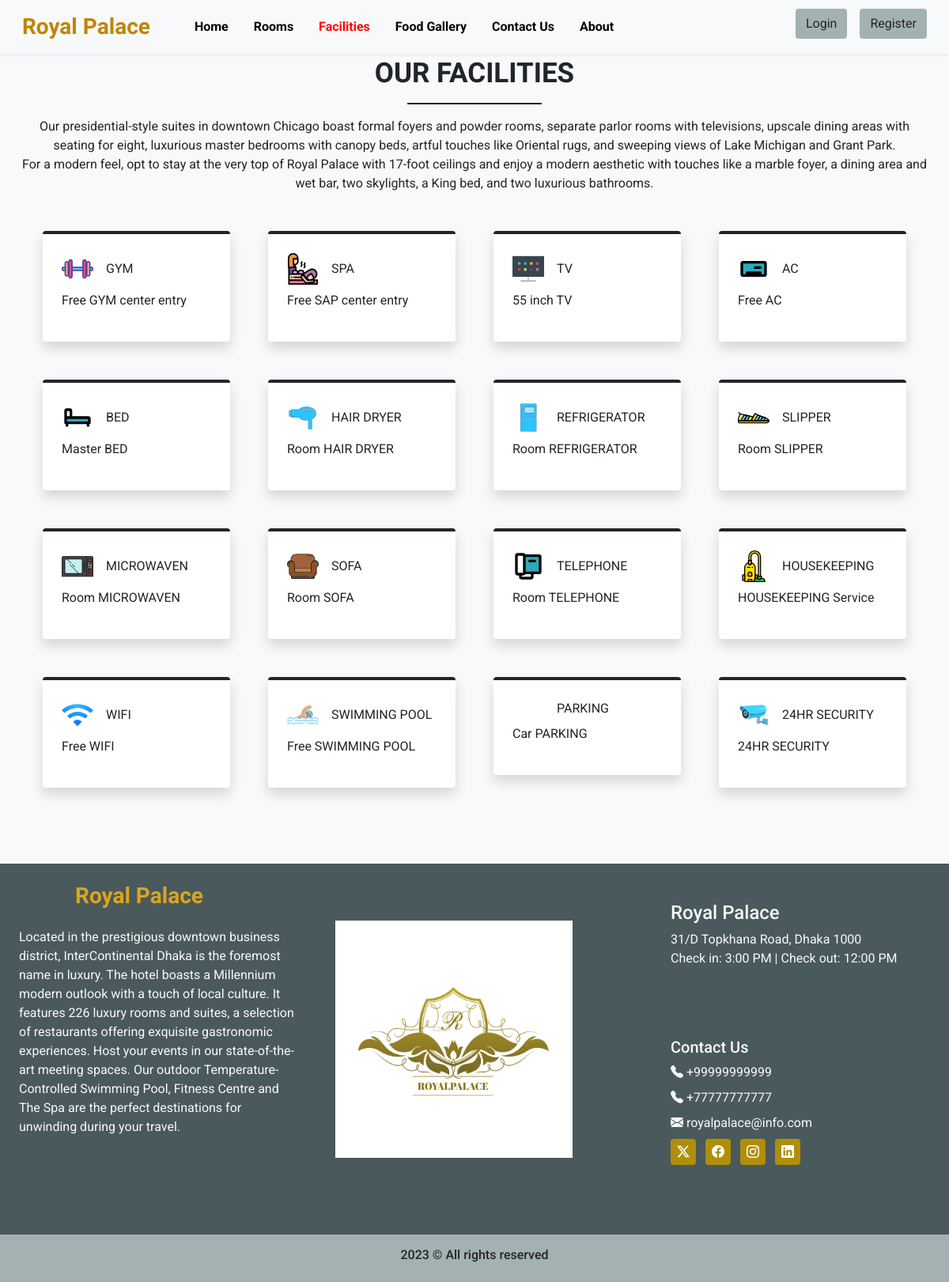
Screenshot of /facilities.php with the database file from the repository.
### tables this page shows
CREATE TABLE `settings` (
  `sr_no` int(11) NOT NULL,
  `site_title` varchar(150) NOT NULL,
  `site_about` varchar(600) NOT NULL,
  `shutdown` tinyint(1) NOT NULL
);

CREATE TABLE `facilities` (
  `id` int(11) NOT NULL,
  `icon` varchar(100) NOT NULL,
  `name` varchar(100) NOT NULL,
  `description` varchar(300) NOT NULL
);

CREATE TABLE `contact_details` (
  `sr_no` int(11) NOT NULL,
  `address` varchar(150) NOT NULL,
  `gmap` varchar(300) NOT NULL,
  `pn-1` bigint(20) NOT NULL,
  `pn-2` bigint(20) NOT NULL,
  `email` varchar(100) NOT NULL,
  `tw` varchar(150) NOT NULL,
  `fb` varchar(150) NOT NULL,
  `insta` varchar(150) NOT NULL,
  `li` varchar(150) NOT NULL,
  `iframe` varchar(500) NOT NULL
);

### admin/inc/db_config.php (called while the page is built, shortened)
<?php
if (!function_exists('selectAll')) {
    function selectAll($table) {
        $con = $GLOBALS['con'];
        $res = mysqli_query($con,"SELECT * FROM $table");
        return $res;
    }
}
if (!function_exists('select')) {
    function select($sql, $values, $datatypes)
    {
        $con = $GLOBALS['con'];
        if ($stmt = mysqli_prepare($con, $sql)) {
            mysqli_stmt_bind_param($stmt, $datatypes, ...$values);
            if (mysqli_stmt_execute($stmt)) {
                $res = mysqli_stmt_get_result($stmt);
                return $res;
            } else {
                mysqli_stmt_close($stmt);
                die("Query cannot be executed - Select");
            }
        } else {
            die("Query cannot be prepared - Select");
        }
    }
}
?>

### facilities.php (the view, shortened to what this page needs)
<!DOCTYPE html>
<html lang="en">
<head>
    <?php require('inc/links.php');?>
    <link rel="stylesheet"href="https://cdn.jsdelivr.net/npm/swiper@10/swiper-bundle.min.css"/>
    <?php require('inc/links.php');?>
</head>
<body class="bg-light">
    <?php require('inc/header.php');?>
    <div class="my-5 px-4">
        <h5 class="mt-5 pt-4 mb-3 text-center fw-bold h-font font-2">OUR FACILITIES</h5>
        <div class="h-line bg-dark"></div>
        <p class="text-center mt-3">
            Our presidential-style suites in downtown Chicago boast formal foyers and powder rooms, separate parlor rooms with televisions, upscale dining areas with seating for eight, luxurious master bedrooms with canopy beds, artful touches like Oriental rugs, and sweeping views of Lake Michigan and Grant Park.
            <br> For a modern feel, opt to stay at the very top of Royal Palace with 17-foot ceilings and enjoy a modern aesthetic with touches like a marble foyer, a dining area and wet bar, two skylights, a King bed, and two luxurious bathrooms.
        </p>
    </div>
    <div class="container">
        <div class="row">
            <?php
                $res = selectAll('facilities');
                $path = FACILITIES_IMG_PATH;
                while($row = mysqli_fetch_assoc($res)){
                    echo<<<data
                        <div class="col-lg-3 col-mb-3 mb-5 px-4">
                            <div class=" bg-white rounded shadow p-4 border-top border-4 border-dark align-items-center pop">
                                <div class="d-flex align-items-center mb-2">
                                    <img src="$path$row[icon]" width="40px" alt="">
                                    <WIFI class="m-0 ms-3">$row[name]</h5>
                                </div>
                                <p>$row[description]</p>
                            </div>
                        </div>
                    data;
                }
            ?>
        </div>
    </div>
    <?php require('inc/footer.php');?>
</body>
</html>

### inc/header.php (shortened to what this page needs)
<?php
    require ('admin/inc/db_config.php');
    $contact_q = "SELECT * FROM `contact_details` WHERE `sr_no`=?";
    $setting_q = "SELECT * FROM `settings` WHERE `sr_no`=?";
    $values = [1];
    $contact_r = mysqli_fetch_assoc(select($contact_q,$values,'i'));
    $setting_q = mysqli_fetch_assoc(select($setting_q,$values,'i'));
?>
<section>
    <div>
        <nav id="nav_bar" class="navbar navbar-expand-lg fixed-top navbar-light bg-light px-lg-3 py-lg-2 shadow-sm" data-spy="affix" data-offset-top="197">
            <div class="container-fluid">
            <a class="navbar-brand me-5 fw-bold fs-3  h-font" style="color: #C18506;" href="index.php"><?php echo $setting_q['site_title'] ?></a>
            <div class="collapse navbar-collapse" id="navbarSupportedContent">
                <ul class="navbar-nav me-auto mb-2 mb-lg-0">
                <li class="nav-item">
                    <a class="nav-link me-3" href="index.php">Home</a>
                </li>
                <li class="nav-item">
                    <a class="nav-link me-3" href="rooms.php">Rooms</a>
                </li>
                <li class="nav-item">
                    <a class="nav-link me-3" href="facilities.php">Facilities</a>
                </li>
                <li class="nav-item">
                    <a class="nav-link me-3" href="food.php">Food Gallery</a>
                </li>
                <li class="nav-item">
                    <a class="nav-link me-3" href="contact.php">Contact Us</a>
                </li>
                <li class="nav-item">
                    <a class="nav-link me-3" href="about.php">About</a>
                </li>
                </ul>
                <div class="d-flex">
                    <?php
                    if (isset($_SESSION['login']) && $_SESSION['login']==true)
                    {
                        echo<<<data
                            <div class="btn-group">
                              <button type="button" class="btn btn-secondary shadow-none dropdown-toggle" data-bs-toggle="dropdown" data-bs-display="static" aria-expanded="false">
                                $_SESSION[uName]
                              </button>
                              <ul class="dropdown-menu dropdown-menu-lg-end">
                                <li><a class="dropdown-item" href="logout.php">LOGOUT</a></li>
                              </ul>
                            </div>
                        data;
                    }
                    else{
                       echo<<<data
                            <button type='Button' class='btn bg-6 mb-lg-2 shadow-none me-3' data-bs-toggle='modal' data-bs-target='#loginmodal'>
                            Login
                            </button>
                            <button type='Button' class='btn bg-6 mb-lg-2 shadow-none ' data-bs-toggle='modal' data-bs-target='#registermodal'>
                            Register
                            </button>
                       data;
                    }
                    ?>
            </div>
            </div>
        </nav>
    </div>
</section>

### inc/footer.php (shortened to what this page needs)
<?php
$setting_q = "SELECT * FROM `settings` WHERE `sr_no`=?";
$values = [1];
$setting_q = mysqli_fetch_assoc(select($setting_q,$values,'i'));
?>
<section>
        <div class="container-fluid bg-4 mt-5">
            <div class="row">
                <div class="col-lg-4 p-4">
                    <h5 class="me-5 fw-bold fs-3 h-font text-center mb-2" style="color: goldenrod;" ><?php echo$setting_q['site_title']?></h5>
                    <p class="text-light mb-3 text-left mt-4"><?php echo$setting_q['site_about']?> </p>
                </div>
                <div class="col-lg-4 p-4 mt-5">
                    <img class="items-center" src="images/logo/7.jpg" width="300px" height="300px">
                </div>
                <div class="col-lg-4 p-4">
                <div class=" text-light p-4 rounded mb-4">
                        <h4>Royal Palace</h4>
                        <p>31/D Topkhana Road, Dhaka 1000<br>
                            Check in: 3:00 PM | Check out: 12:00 PM
                    </div>
                    <div class=" text-light p-4 rounded mb-4">
                        <h5>Contact Us</h5>
                        <a href="tel: +<?php echo $contact_r['pn-1']?>" class="d-inline-block mb-2 text-light text-decoration-none">
                            <i class="bi bi-telephone-fill"></i> +<?php echo $contact_r['pn-1']?>
                        </a>
                        <br>
                        <a href="tel: +<?php echo $contact_r['pn-2']?>" class="d-inline-block text-light mb-2 text-decoration-none">
                            <i class="bi bi-telephone-fill"></i> +<?php echo $contact_r['pn-2']?>
                        </a>
                            <br>
                        <a href="mailto: <?php echo $contact_r['email']?>" class="d-inline-block text-light mb-2 text-decoration-none">
                            <i class="bi bi-envelope-fill"></i> <?php echo $contact_r['email']?>
                        </a>
                        <br>
                        <a href="<?php echo $contact_r['tw']?>" class="d-inline-block mb-3 me-2">
                            <span class="badge bg-7 text-white fs-6 p-2">
                                <i class="bi bi-twitter-x"></i>
                            </span>
                        </a>
                        <a href="<?php echo $contact_r['fb']?>" class="d-inline-block mb-3 me-2">
                            <span class="badge bg-7 text-white fs-6 p-2">
                                <i class="bi bi-facebook"></i>
                            </span>
                        </a>
                        <a href="<?php echo $contact_r['insta']?>" class="d-inline-block mb-3 me-2">
                            <span class="badge bg-7 text-white fs-6 p-2">
                                <i class="bi bi-instagram"></i>
                            </span>
                        </a>
                        <a href="<?php echo $contact_r['li']?>" class="d-inline-block mb-3 me-2">
                            <span class="badge bg-7 text-white fs-6 p-2">
                                <i class="bi bi-linkedin"></i>
                            </span>
                        </a>
                    </div>
                </div>
            </div>
        </div>
    </section>
    <div class="container-fluid text-center bg-6 text- m-0 p-3">
        <h6>2023 © All rights reserved</h6>
    </div>

### css/style.css (style rules this page uses)
* { font-family: 'Poppins', sans-serif; font-family: 'Roboto', sans-serif; }
.h-font { font-family: 'Croissant One', cursive; }
.nav-link:hover, .nav-link.active { color: red !important; }
.nav-link { color: #000 !important; font-weight: bold; }
.bg-4 { background-color: #4A595B; }
.bg-6 { background-color: #A4B1B2; }
.bg-7 { background-color: #B08E08; }
.font-2 { font-size: 35px; }
.h-line { width: 170px; margin: 0 auto; height: 1.7px; }

### rows the page displays
settings: site_title "Royal Palace", site_about "Located in the prestigious downtown business district, InterContinental Dhaka is the foremost name in luxury. The hotel boasts a Millennium modern outlook with a touch of local culture. It features 226 luxury rooms and suites, a selection of restaurants offering exquisite gastronomic experiences. Host your events in our state-of-the-art meeting spaces. Our outdoor Temperature-Controlled Swimming Pool, Fitness Centre and The Spa are the perfect destinations for unwinding during your travel."
facilities: icon (picture), name "GYM", description "Free GYM center entry"
facilities: icon (picture), name "SPA", description "Free SAP center entry"
facilities: icon (picture), name "TV", description "55 inch TV"
facilities: icon (picture), name "AC", description "Free AC"
facilities: icon (picture), name "BED", description "Master BED"
facilities: icon (picture), name "HAIR DRYER", description "Room HAIR DRYER"
facilities: icon (picture), name "REFRIGERATOR", description "Room REFRIGERATOR"
facilities: icon (picture), name "SLIPPER", description "Room SLIPPER"
facilities: icon (picture), name "MICROWAVEN", description "Room MICROWAVEN"
facilities: icon (picture), name "SOFA", description "Room SOFA"
facilities: icon (picture), name "TELEPHONE", description "Room TELEPHONE"
facilities: icon (picture), name "HOUSEKEEPING", description "HOUSEKEEPING Service"
facilities: icon (picture), name "WIFI", description "Free WIFI"
facilities: icon (picture), name "SWIMMING POOL", description "Free SWIMMING POOL"
facilities: name "PARKING", description "Car PARKING"
facilities: icon (picture), name "24HR SECURITY", description "24HR SECURITY"
contact_details: value "99999999999", value "77777777777", email "royalpalace@info.com"
